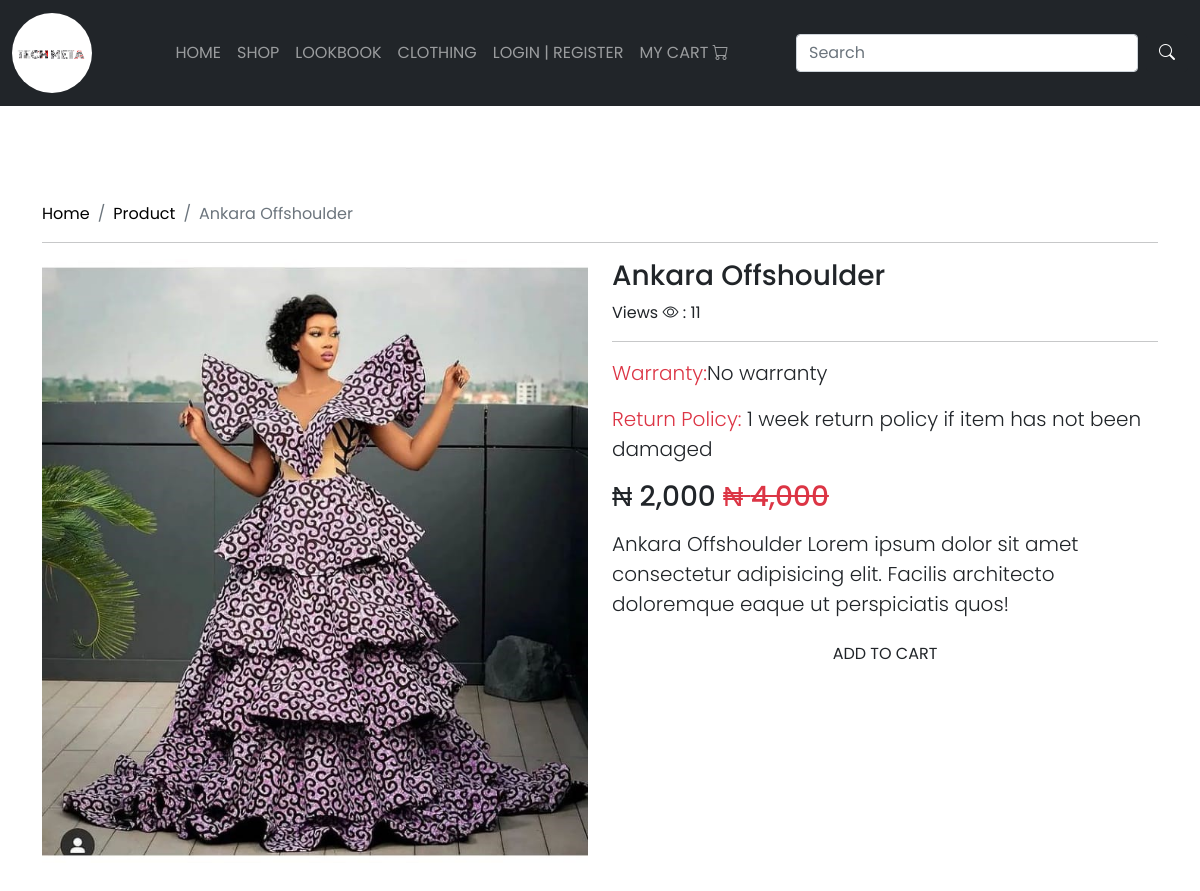
The page /singleproduct/Ankara-Offshoulder/ on the database its author committed.
### stores/models.py (models this page shows, shortened)
class Product(models.Model):
    title =models.CharField(max_length=200)
    slug = models.SlugField(unique=True)
    category = models.ForeignKey(Category, on_delete=models.CASCADE)
    image = models.ImageField(upload_to="products")
    price = models.PositiveIntegerField()
    discount_price = models.PositiveIntegerField(null=True, blank=True)
    description = models.TextField()
    warranty = models.CharField(max_length=200, null=True,blank=True)
    return_policy = models.CharField(max_length=200, null=True,blank=True)
    view_count = models.PositiveIntegerField(default=0)
    created_at = models.DateTimeField(auto_now_add=True, null=True,blank=True)

### stores/views.py (the view)
# urls.py: path('singleproduct/<slug:slug>/',views.singleproduct,name='singleproduct'),
def singleproduct(request,slug):
    singleproduct = Product.objects.get(slug=slug)
    singleproduct.view_count+=1
    singleproduct.save()
    context ={
        'show':singleproduct,
    }
    return render(request, 'stores/single-product.html', context)

### templates/stores/single-product.html
{% extends "base.html" %}
{% load static %}
{% load humanize %}
{% block content %}
<section id="product" class="py-5 my-5">
    <div class="container">
        <nav aria-label="breadcrumb">
          <ol class="breadcrumb">
            <li class="breadcrumb-item active" aria-current="page"><a href="{% url 'index' %}">Home</a></li>
            <li class="breadcrumb-item active" aria-current="page"><a href="{% url 'category' %}">Product</a></li>
            <li class="breadcrumb-item active" aria-current="page">{{ show.title}}</li>
          </ol>
        </nav>
        <hr>
        <div class="row">
            {% if show %}
            <div class="col-12 col-md-6">
                <img src="{{ show.image.url }}" class="img-fluid" alt="{{ show.title }}">
              </div>
              <div class="col-12 col-md-6">
                <h3>{{ show.title}}</h3>
                <span>Views <i class="bi bi-eye"></i> : {{show.view_count}}</span>
                <hr>
                <p class="lead my-3"><span class="text-danger">Warranty:</span>{{ show.warranty}}</p>
                <p class="lead my-3"><span class="text-danger">Return Policy:</span> {{ show.return_policy}}</p>
                {% if show.discount_price %}
                <h3>&#8358; {{ show.discount_price | intcomma}} <del class="text-danger">&#8358; {{ show.price | intcomma}}</del></h3>
                {% else %}
                <h3>&#8358; {{ show.price | intcomma}}</h3>
                {% endif %}
                <p class="lead my-3">
                    {{show.description}}
                </p>
                <div class="d-grid">
                    <a href="{% url 'addtocart' show.id %}" class="btn">
                        ADD TO CART
                    </a>
                </div>
            </div>
            {% else %}
            <p class="text-center bg-red text-white lead">item not found</p>
            {% endif %}
    </div>
  </section>
{% endblock content %}

### ecom/static/css/style.css (style rules this page uses)
* { margin: 0; padding: 0; box-sizing: border-box; font-family: 'Poppins', sans-serif }
a { text-decoration: none; color: black; }

### rows shown on the page
Product: title "Ankara Offshoulder", image (picture), view_count "11", warranty "No warranty", return_policy "1 week return policy if item has not been damaged", discount_price "2,000", price "4,000", description "Ankara Offshoulder Lorem ipsum dolor sit amet consectetur adipisicing elit. Facilis architecto doloremque eaque ut perspiciatis quos!"
